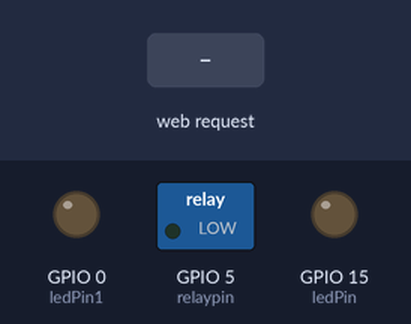
Bench run of a sketch on a simulated ESP8266 (NodeMCU). Shown: switched loads named in the sketch (green lamp = pin HIGH), output pins drawn as LEDs (lit = HIGH). The test bench sets the inputs (shaded band). WiFi joins after 1.5 s; servers stay silent unless stated; what the sketch prints to the serial monitor is not drawn.

Above: at 2.7 s.
2.8 s: HTTP request GET /LED=OFF received
At 3.2 s:
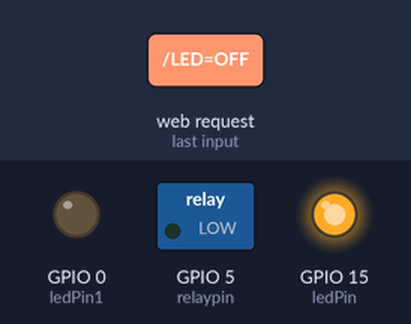
4.3 s: HTTP request GET /RELAY=OFF received
At 5.5 s:
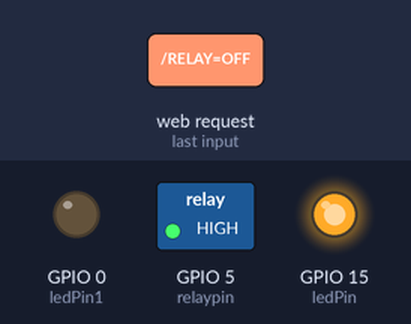
5.8 s: HTTP request GET /LED=ON received
At 6.7 s:
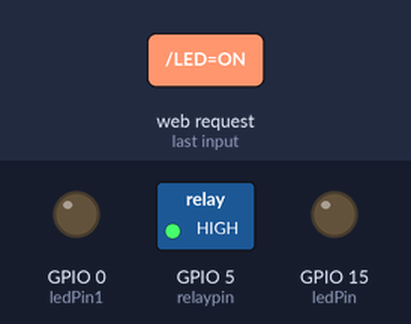
7.3 s: HTTP request GET /LED1=OFF received
At 7.8 s:
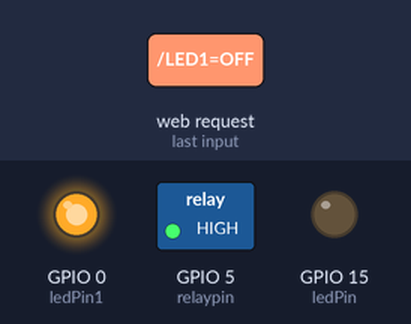
8.8 s: HTTP request GET /RELAY=ON received
At 10.0 s:
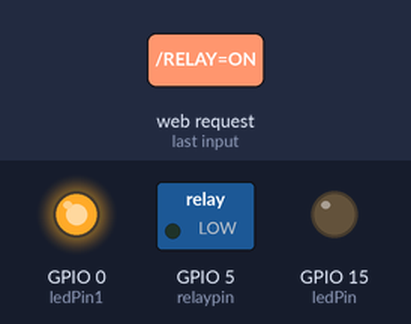
10.3 s: HTTP request GET /LED1=ON received
At 11.3 s:
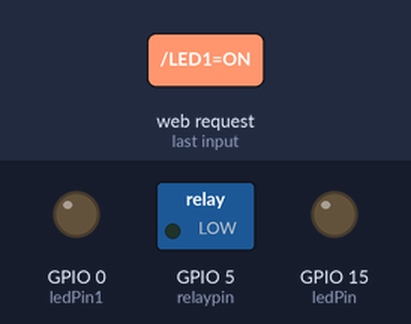
Timing chart, 0 to 12.8 s (numbered marks = the images above; inputs shaded):
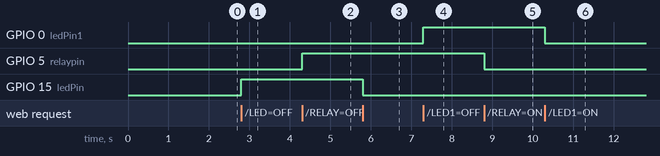

The sketch:

sketch_nov29a.ino
```cpp
#include <ESP8266WiFi.h>

const char* ssid = "iPhone";
const char* password = "qwerty13";

int ledPin = 15; // GPIO13
int ledPin1 = 0; // GPIO3
int relaypin = 5;//1
WiFiServer server(80);

void setup() {
  Serial.begin(115200);
  delay(10);

  pinMode(ledPin, OUTPUT);
  digitalWrite(ledPin, LOW);

  pinMode(ledPin1, OUTPUT);
  digitalWrite(ledPin1, LOW);

  pinMode(relaypin, OUTPUT);
  digitalWrite(relaypin, LOW);

  // Connect to WiFi network
  Serial.println();
  Serial.println();
  Serial.print("Connecting to ");
  Serial.println(ssid);

  WiFi.begin(ssid, password);

  while (WiFi.status() != WL_CONNECTED) {
    delay(100);
    Serial.print(".");
  }
  Serial.println("");
  Serial.println("WiFi connected");

  // Start the server
  server.begin();
  Serial.println("Server started");

  // Print the IP address
  Serial.print("Use this URL to connect: ");
  Serial.print("http://");
  Serial.print(WiFi.localIP());
  Serial.println("/");

}

void loop() {
  // Check if a client has connected
  WiFiClient client = server.available();
  if (!client) {
    return;
  }

  // Wait until the client sends some data
  Serial.println("new client");
  while (!client.available()) {
    delay(1);
  }

  // Read the first line of the request
  String request = client.readStringUntil('\r');
  Serial.println(request);
  client.flush();

  // Match the request

  int value = HIGH;
  int value2 = HIGH;
  int value1 = LOW;

  if (request.indexOf("/LED=ON") != -1)  {
    digitalWrite(ledPin, LOW);
    value = HIGH;
  }
  if (request.indexOf("/LED=OFF") != -1)  {
    digitalWrite(ledPin,HIGH);
    value = LOW;
  }

    if (request.indexOf("/LED1=ON") != -1)  {
    digitalWrite(ledPin1, LOW);
    value2 = HIGH;
  }
  if (request.indexOf("/LED1=OFF") != -1)  {
    digitalWrite(ledPin1,HIGH);
    value2 = LOW;
  }

  if (request.indexOf("/RELAY=ON") != -1)  {
    digitalWrite(relaypin, LOW);
    value1 = HIGH;
  }
  if (request.indexOf("/RELAY=OFF") != -1)  {
    digitalWrite(relaypin, HIGH);
    value1 = LOW;
  }

  // Set ledPin according to the request
  //digitalWrite(ledPin, value);

  // Return the response
  client.println("HTTP/1.1 200 OK");
  client.println("Content-Type: text/html");
  client.println(""); //  do not forget this one
  client.println("<!DOCTYPE HTML>");
  client.println("<html>");
  client.println("<center>");
  client.println("<body bgcolor= cyan>");
  client.println("<h1><font face= verdana>IC Project: Home Automation</font></h1>");

  client.println("<h3><font face= verdana>[15BEE065]</font></h3>");
  client.println("<br>");

  client.println("<table border = 3><tr><td>  LIGHT_ONE:  </td></td> </table>");
  client.println("<p>  </p>");
  client.println("<a href=\"/LED=ON\"\"><button>Turn OFF </button></a>");
  client.println("<a href=\"/LED=OFF\"\"><button>Turn ON </button></a><br />");

  client.print("(LIGHT_ONE is now: ");
  if (value == HIGH) {
    client.print("OFF)");
  } else {
    client.print("ON)");
  }
  client.println("<p> ...........  </p>");
  client.println("<p>   </p>");


    client.println("<table border = 3><tr><td>  LIGHT_TWO:  </td></td> </table>");
  client.println("<p>  </p>");
  client.println("<a href=\"/LED1=ON\"\"><button>Turn OFF </button></a>");
  client.println("<a href=\"/LED1=OFF\"\"><button>Turn ON </button></a><br />");

  client.print("(LIGHT_TWO is now: ");
  if (value2 == HIGH) {
    client.print("OFF)");
  } else {
    client.print("ON)");
  }
  client.println("<p> ...........  </p>");
  client.println("<p>   </p>");


  client.println("<table border = 3><tr><td>  RELAY_ONE:  </td></td> </table>");
  client.println("<p>  </p>");
  client.println("<a href=\"/RELAY=OFF\"\"><button> Turn OFF </button></a>");
  client.println("<a href=\"/RELAY=ON\"\"><button> Turn ON </button></a><br />");


  client.print("(RELAY_ONE is now: ");
  if (value1 == HIGH) {
    client.print("ON)");
  } else {
    client.print("OFF)");
  }


  client.println("<br><br>");
  client.println("</body>");
  client.println("</center>");
  client.println("</html>");

  delay(1);
  Serial.println("Client disonnected");
  Serial.println("");

}
```

Measured:
- after the input at 2.8 s, GPIO 15 (ledPin): LOW → HIGH at once
- after the input at 4.3 s, GPIO 5 (relaypin): LOW → HIGH at once
- after the input at 5.8 s, GPIO 15 (ledPin): HIGH → LOW at once
- after the input at 7.3 s, GPIO 0 (ledPin1): LOW → HIGH at once
- after the input at 8.8 s, GPIO 5 (relaypin): HIGH → LOW at once
- after the input at 10.3 s, GPIO 0 (ledPin1): HIGH → LOW at once
